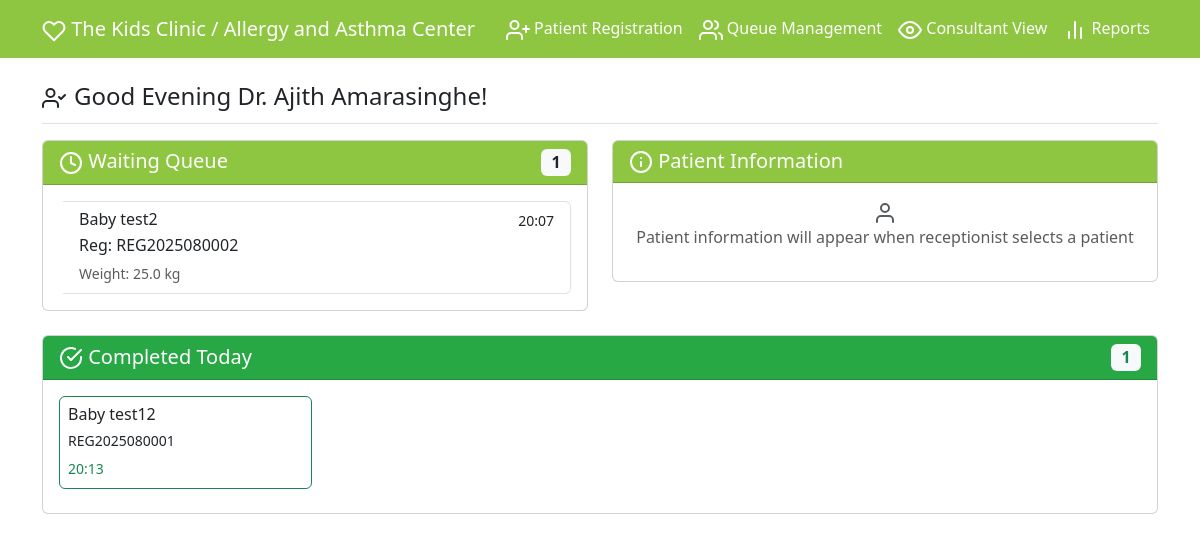
Before: /consultant/1 with the older database file.
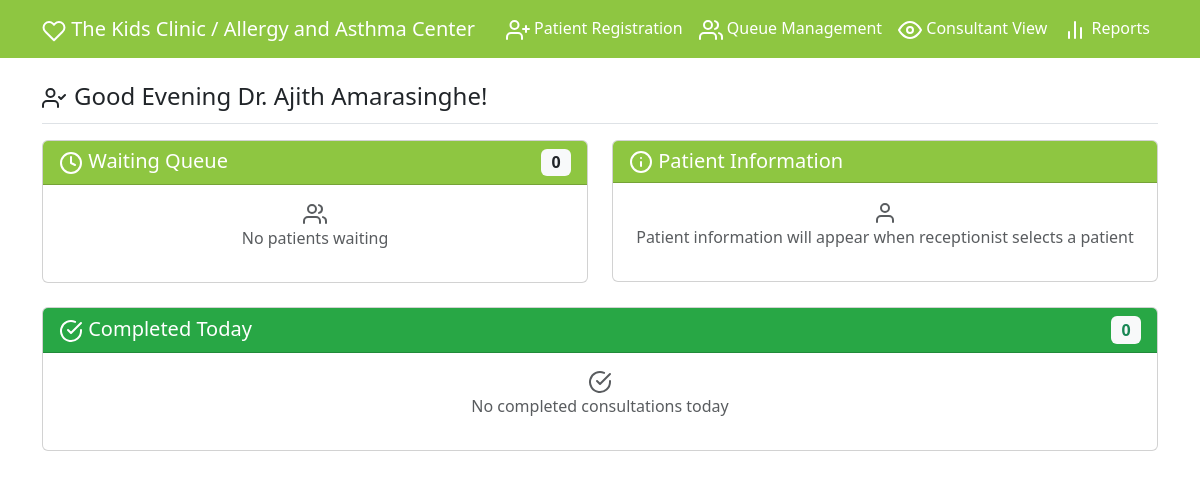
After: the same page with the newer database file.
### models.py (models this page shows, shortened)
class Visit(db.Model):
    id = db.Column(db.Integer, primary_key=True)
    patient_id = db.Column(db.Integer, db.ForeignKey('patient.id'), nullable=False)
    consultant_id = db.Column(db.Integer, db.ForeignKey('consultant.id'), nullable=False)
    visit_date = db.Column(db.DateTime, nullable=False, default=lambda: datetime.now(SL_TZ).replace(tzinfo=None))
    status = db.Column(db.String(20), nullable=False, default='waiting')  # waiting, completed, incomplete, completed_archived
    completed_at = db.Column(db.DateTime)
    weight_kg = db.Column(db.Float, nullable=True)  # Patient weight in kg at time of visit
    consultant = db.relationship('Consultant', backref='visits')

class Patient(db.Model):
    id = db.Column(db.Integer, primary_key=True)
    registration_number = db.Column(db.String(20), unique=True, nullable=False)
    title = db.Column(db.String(10), nullable=True, default='')  # Baby, Mr., Mrs., Miss, Rev.
    full_name = db.Column(db.String(100), nullable=False)
    parent_name = db.Column(db.String(100), nullable=True)  # Made optional
    date_of_birth = db.Column(db.Date, nullable=False)
    address = db.Column(db.Text, nullable=False)
    contact_number = db.Column(db.String(20), nullable=False)
    email = db.Column(db.String(120), nullable=True)
    gender = db.Column(db.String(10), nullable=False)
    consultant_id = db.Column(db.Integer, db.ForeignKey('consultant.id'), nullable=False)
    created_at = db.Column(db.DateTime, nullable=False, default=lambda: datetime.now(SL_TZ).replace(tzinfo=None))
    consultant = db.relationship('Consultant', backref='patients')
    visits = db.relationship('Visit', backref='patient', cascade='all, delete-orphan')
    @property
    def display_name(self):
        if self.title and self.title.strip():
            return f"{self.title} {self.full_name}"
        return self.full_name

### routes.py (the view)
@app.route('/consultant/<int:consultant_id>')
def consultant_view(consultant_id):
    consultant = Consultant.query.get_or_404(consultant_id)
    today = date.today()
    waiting_visits = Visit.query.join(Patient).filter(
        Visit.consultant_id == consultant_id,
        Visit.status == 'waiting',
        func.date(Visit.visit_date) == today
    ).order_by(Visit.visit_date.asc()).limit(10).all()
    completed_visits = Visit.query.join(Patient).filter(
        Visit.consultant_id == consultant_id,
        Visit.status == 'completed',
        func.date(Visit.visit_date) == today
    ).order_by(Visit.completed_at.desc()).limit(8).all()
    total_waiting = Visit.query.filter(
        Visit.consultant_id == consultant_id,
        Visit.status == 'waiting',
        func.date(Visit.visit_date) == today
    ).count()
    total_completed = Visit.query.filter(
        Visit.consultant_id == consultant_id,
        Visit.status == 'completed',
        func.date(Visit.visit_date) == today
    ).count()
    from datetime import datetime
    import pytz
    lk_tz = pytz.timezone('Asia/Colombo')
    current_time = datetime.now(lk_tz)
    hour = current_time.hour
    if 5 <= hour < 12:
        greeting = "Good Morning"
    elif 12 <= hour < 17:
        greeting = "Good Afternoon"
    else:
        greeting = "Good Evening"
    return render_template('consultant_simple.html',
                         waiting_visits=waiting_visits,
                         completed_visits=completed_visits,
                         selected_consultant=consultant,
                         selected_consultant_id=consultant_id,
                         greeting=greeting,
                         total_waiting=total_waiting,
                         total_completed=total_completed)

### templates/consultant_simple.html (shortened to what the changed rows need)
{% extends "base.html" %}
{% block content %}
{% if selected_consultant %}
<div class="d-flex justify-content-between align-items-center mb-3" style="padding-bottom: 0.75rem; border-bottom: 1px solid #dee2e6;">
    <h4 class="text-nowrap mb-0 me-3">
        <i data-feather="user-check" class="me-2"></i>{{ greeting }} {{ selected_consultant.name }}!
    </h4>
</div>
<div class="row">
    <div class="col-md-6">
        <div class="card mb-4">
            <div class="card-header d-flex justify-content-between align-items-center" style="background-color: #8EC641; color: white;">
                <h5 class="mb-0">
                    <i data-feather="clock"></i>
                    Waiting Queue
                </h5>
                <span class="badge bg-light text-dark fs-6">{{ total_waiting }}</span>
            </div>
            <div class="card-body">
                {% if waiting_visits %}
                    <div class="list-group">
                        {% for visit in waiting_visits %}
                            <div class="list-group-item patient-item"
                                 data-reg-number="{{ visit.patient.registration_number }}">
                                <div class="d-flex w-100 justify-content-between">
                                    <h6 class="mb-1">{{ visit.patient.display_name }}</h6>
                                    <small>{{ visit.visit_date.strftime('%H:%M') }}</small>
                                </div>
                                <p class="mb-1">Reg: {{ visit.patient.registration_number }}</p>
                                {% if visit.weight_kg %}
                                    <small class="text-muted">Weight: {{ visit.weight_kg }} kg</small>
                                {% endif %}
                            </div>
                        {% endfor %}
                    </div>
                {% else %}
                    <div class="text-center text-muted">
                        <i data-feather="users"></i>
                        <p>No patients waiting</p>
                    </div>
                {% endif %}
            </div>
        </div>
    </div>
    <div class="col-md-6">
        <div class="card mb-4">
            <div class="card-header" style="background-color: #8EC641; color: white;">
                <h5 class="mb-0">
                    <i data-feather="info"></i>
                    Patient Information
                </h5>
            </div>
            <div class="card-body">
                <div id="patientInfo">
                    <div class="text-center text-muted">
                        <i data-feather="user"></i>
                        <p>Patient information will appear when receptionist selects a patient</p>
                    </div>
                </div>
            </div>
        </div>
    </div>
</div>
<div class="row">
    <div class="col-12">
        <div class="card">
            <div class="card-header d-flex justify-content-between align-items-center" style="background-color: #28a745; color: white;">
                <h5 class="mb-0">
                    <i data-feather="check-circle"></i>
                    Completed Today
                </h5>
                <span class="badge bg-light text-success fs-6">{{ total_completed }}</span>
            </div>
            <div class="card-body">
                {% if completed_visits %}
                    <div class="row">
                        {% for visit in completed_visits %}
                            <div class="col-md-3 mb-2">
                                <div class="card border-success">
                                    <div class="card-body p-2">
                                        <h6 class="card-title mb-1">{{ visit.patient.display_name }}</h6>
                                        <p class="card-text mb-1"><small>{{ visit.patient.registration_number }}</small></p>
                                        <small class="text-success">{{ visit.completed_at.strftime('%H:%M') }}</small>
                                    </div>
                                </div>
                            </div>
                        {% endfor %}
                    </div>
                {% else %}
                    <div class="text-center text-muted">
                        <i data-feather="check-circle"></i>
                        <p>No completed consultations today</p>
                    </div>
                {% endif %}
            </div>
        </div>
    </div>
</div>
{% endif %}
{% endblock %}

Changed rows visible on the page:
removed Visit: patient.display_name "Baby test2", visit_date "20:07", patient.registration_number "REG2025080002", weight_kg "25.0", shown under "Waiting Queue"
removed Visit: patient.display_name "Baby test12", patient.registration_number "REG2025080001", completed_at "20:13", shown under "Completed Today"
Other visible differences:
{{ total_waiting }}: "1" → "0"
{{ total_completed }}: "1" → "0"
text now shown: "No patients waiting No completed consultations today"
